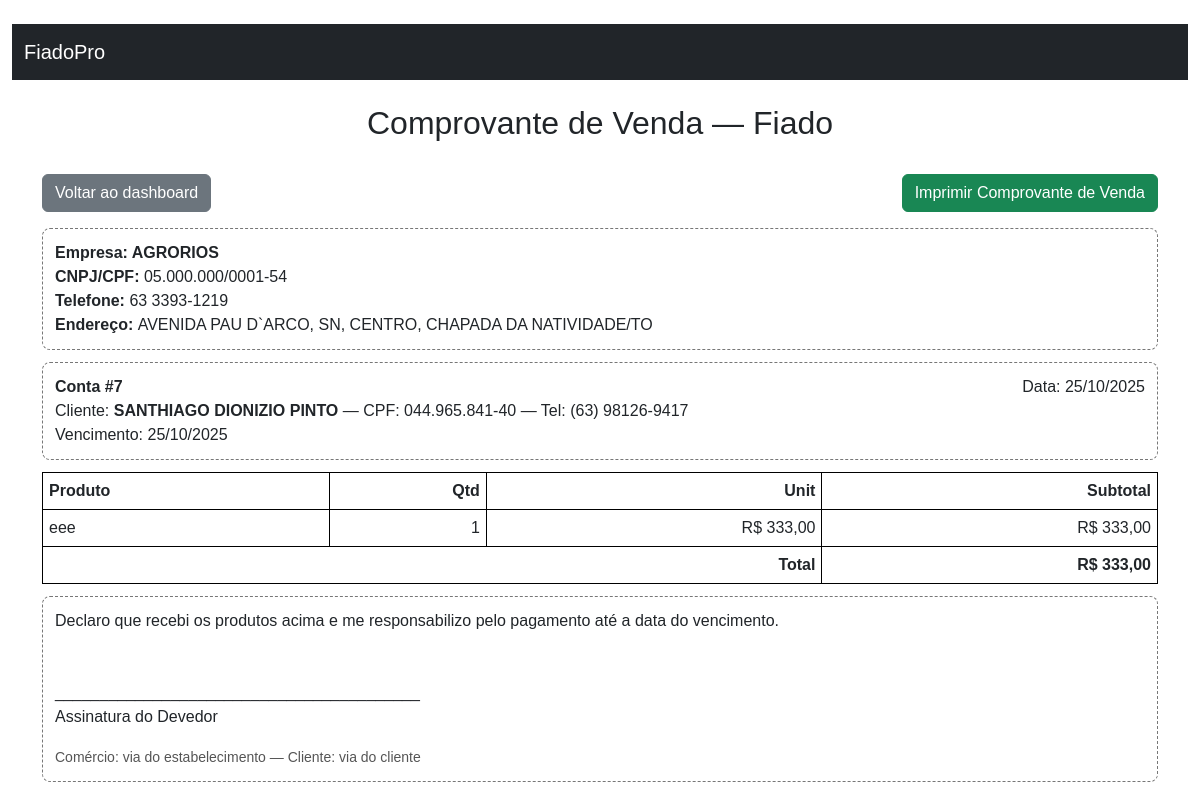
Screenshot of /conta/7/recibo/?print=1 (signed in) with the database file from the repository.
### carteira/models.py (models this page shows, shortened)
class Empresa(models.Model):
    owner = models.OneToOneField(User, on_delete=models.CASCADE, related_name="empresa")
    nome = models.CharField(max_length=150)
    cnpj_cpf = models.CharField(max_length=20, blank=True) #até 18, numeros e tracos
    telefone = models.CharField(max_length=20, blank=True)
    endereco = models.CharField(max_length=150)

class ContaCarteira(models.Model):
    STATUS_CHOICES = (
        ("EM_ABERTO", "Em aberto"),
        ("PAGO", "Pago"),
        ("ATRASO", "Em atraso"),
    )
    owner = models.ForeignKey(User, on_delete=models.CASCADE, related_name="contas_carteira")
    cliente = models.ForeignKey(Cliente, on_delete=models.PROTECT, related_name="contas")
    criado_em = models.DateField(default=timezone.now)
    vencimento = models.DateField(null=True, blank=True)
    total = models.DecimalField(max_digits=12, decimal_places=2, default=0)
    saldo = models.DecimalField(max_digits=12, decimal_places=2, default=0)
    status = models.CharField(max_length=12, choices=STATUS_CHOICES, default="EM_ABERTO")
    is_deleted = models.BooleanField(default=False)
    deleted_at = models.DateTimeField(null=True, blank=True)
    deleted_reason = models.CharField(max_length=255, blank=True)
    deleted_by = models.ForeignKey(
        User, null=True, blank=True, on_delete=models.SET_NULL, related_name="contas_carteira_excluidas"
    )
    class Meta:
        ordering = ["-criado_em", "-id"]

class Cliente(models.Model):
    nome = models.CharField(max_length=150)
    cpf = models.CharField(max_length=14, blank=True)
    telefone = models.CharField(max_length=20, blank=True)

class ItemVenda(models.Model):
    conta = models.ForeignKey(ContaCarteira, on_delete=models.CASCADE, related_name="itens")
    produto = models.CharField(max_length=120)
    quantidade = models.PositiveIntegerField(validators=[MinValueValidator(1)])
    valor_unit = models.DecimalField(max_digits=10, decimal_places=2, validators=[MinValueValidator(0)])
    def subtotal(self):
        return self.quantidade * self.valor_unit

### carteira/views.py (the view)
# urls.py: path("conta/<int:conta_id>/recibo/", views.recibo_conta, name="recibo_conta"),
@login_required
def recibo_conta(request, conta_id):
    conta = _get_conta_or_404(request.user, conta_id)
    empresa = request.user.empresa
    log_event(request,
              action="conta_recibo",
              descricao=f"Usuário {request.user}: Acessou recibo da conta #{conta.id}",
              extra={"conta_id": conta.id})
    if request.GET.get("print"):
        log_event(request,
                  action="conta_recibo_print",
                  descricao=f"Usuário {request.user}: Imprimiu recibo da conta #{conta.id}",
                  extra={"conta_id": conta.id})
    return render(request, "carteira/recibo_conta.html", {"conta": conta, "empresa" : empresa})

### carteira/utils.py (called while the page is built)
def _client_ip(request):
    xff = request.META.get("HTTP_X_FORWARDED_FOR")
    if xff:
        return xff.split(",")[0].strip()
    return request.META.get("REMOTE_ADDR")

def log_event(request, action, descricao, extra=None):
    try:
        AuditLog.objects.create(
            user=request.user if getattr(request, "user", None) and request.user.is_authenticated else None,
            action=action,
            descricao=descricao,
            path=getattr(request, "path", "")[:255],
            method=getattr(request, "method", "")[:10],
            ip=_client_ip(request),
            user_agent=(request.META.get("HTTP_USER_AGENT") or "")[:512],
            extra=extra or {},
        )
    except Exception:
        pass

### carteira/views.py (called while the page is built)
def _get_conta_or_404(user, conta_id, include_deleted=False):
    qs = ContaCarteira.objects.filter(owner=user).select_related("cliente")
    if not include_deleted:
        qs = qs.filter(is_deleted=False)
    return get_object_or_404(qs, pk=conta_id)

### carteira/templates/carteira/recibo_conta.html (shortened to what this page needs)
<!doctype html>
<html lang="pt-br">
<head>
    <link href="https://cdn.jsdelivr.net/npm/bootstrap@5.3.3/dist/css/bootstrap.min.css" rel="stylesheet">
</head>
<body>
    <div class="row">
        <nav class="navbar navbar-expand-lg bg-dark navbar-dark">
            <div class="container-fluid">
                <a class="navbar-brand" href="{% url 'carteira:dashboard' %}">FiadoPro</a>
            </div>
        </nav>
    </div>
    <br>
    <h2 style="text-align:center;">Comprovante de Venda — Fiado</h2>
    <div class="container py-4">
        <div class="d-flex justify-content-between align-items-center mb-3">
            <a href="{% url 'carteira:dashboard' %}" class="btn btn-secondary no-print">Voltar ao dashboard</a>
            <button class="btn btn-success no-print" onclick="window.print()">Imprimir Comprovante de Venda</button>
        </div>
        <div class="box">
            <div>
                <strong>Empresa: {{ empresa.nome }}</strong>
            </div>
            <div>
                <span> <strong>CNPJ/CPF: </strong>{{ empresa.cnpj_cpf}}</span>
            </div>
            <div>
                <span> <strong>Telefone: </strong>{{ empresa.telefone }}</span>
            </div>
            <div>
                <span> <strong>Endereço: </strong>{{ empresa.endereco }}</span>
            </div>
        </div>
        <div class="box">
            <div class="r">
                <strong>Conta #{{ conta.id }}</strong>
                <span>Data: {{ conta.criado_em|date:'d/m/Y' }}</span>
            </div>
            <div>
                Cliente: <strong>{{ conta.cliente.nome }}</strong>
                — CPF: {{ conta.cliente.cpf }}
                — Tel: {{ conta.cliente.telefone }}
            </div>
            <div>Vencimento: {{ conta.vencimento|date:'d/m/Y' }}</div>
        </div>
        <table>
            <thead>
                <tr>
                    <th>Produto</th>
                    <th class="num">Qtd</th>
                    <th class="num">Unit</th>
                    <th class="num">Subtotal</th>
                </tr>
            </thead>
            <tbody>
                {% for i in conta.itens.all %}
                <tr>
                    <td>{{ i.produto }}</td>
                    <td class="num">{{ i.quantidade }}</td>
                    <td class="num">R$ {{ i.valor_unit|floatformat:2 }}</td>
                    <td class="num">R$ {{ i.subtotal|floatformat:2 }}</td>
                </tr>
                {% empty %}
                <tr>
                    <td colspan="4" style="text-align:center; color:#555">Sem itens</td>
                </tr>
                {% endfor %}
            </tbody>
            <tfoot>
                <tr>
                    <td colspan="3" class="num"><strong>Total</strong></td>
                    <td class="num"><strong>R$ {{ conta.total|floatformat:2 }}</strong></td>
                </tr>
            </tfoot>
        </table>
        <div class="box">
            <p>Declaro que recebi os produtos acima e me responsabilizo pelo pagamento até a data do vencimento.</p>
            <p style="margin-top:48px">
                _________________________________________<br>
                Assinatura do Devedor
            </p>
            <small>Comércio: via do estabelecimento — Cliente: via do cliente</small>
        </div>
</body>
</html>

### carteira/templates/carteira/recibo_conta.html (style rules this page uses)
body { font-family: Arial, Helvetica, sans-serif; margin: 24px }
.r { display: flex; justify-content: space-between }
.box { border: 1px dashed #777; border-radius: 8px; padding: 12px; margin: 12px 0 }
small { color: #555 }
table { width: 100%; border-collapse: collapse }
th, td { padding: 6px; border: 1px solid #000 }
.num { text-align: right }

### rows the page displays
Empresa: nome "AGRORIOS", cnpj_cpf "05.000.000/0001-54", telefone "63 3393-1219", endereco "AVENIDA PAU D`ARCO, SN, CENTRO, CHAPADA DA NATIVIDADE/TO"
ContaCarteira: id "7", criado_em "25/10/2025", cliente.nome "SANTHIAGO DIONIZIO PINTO", cliente.cpf "044.965.841-40", cliente.telefone "(63) 98126-9417", vencimento "25/10/2025", total "333,00"
ItemVenda: produto "eee", quantidade "1", valor_unit "333,00", subtotal "333,00"
